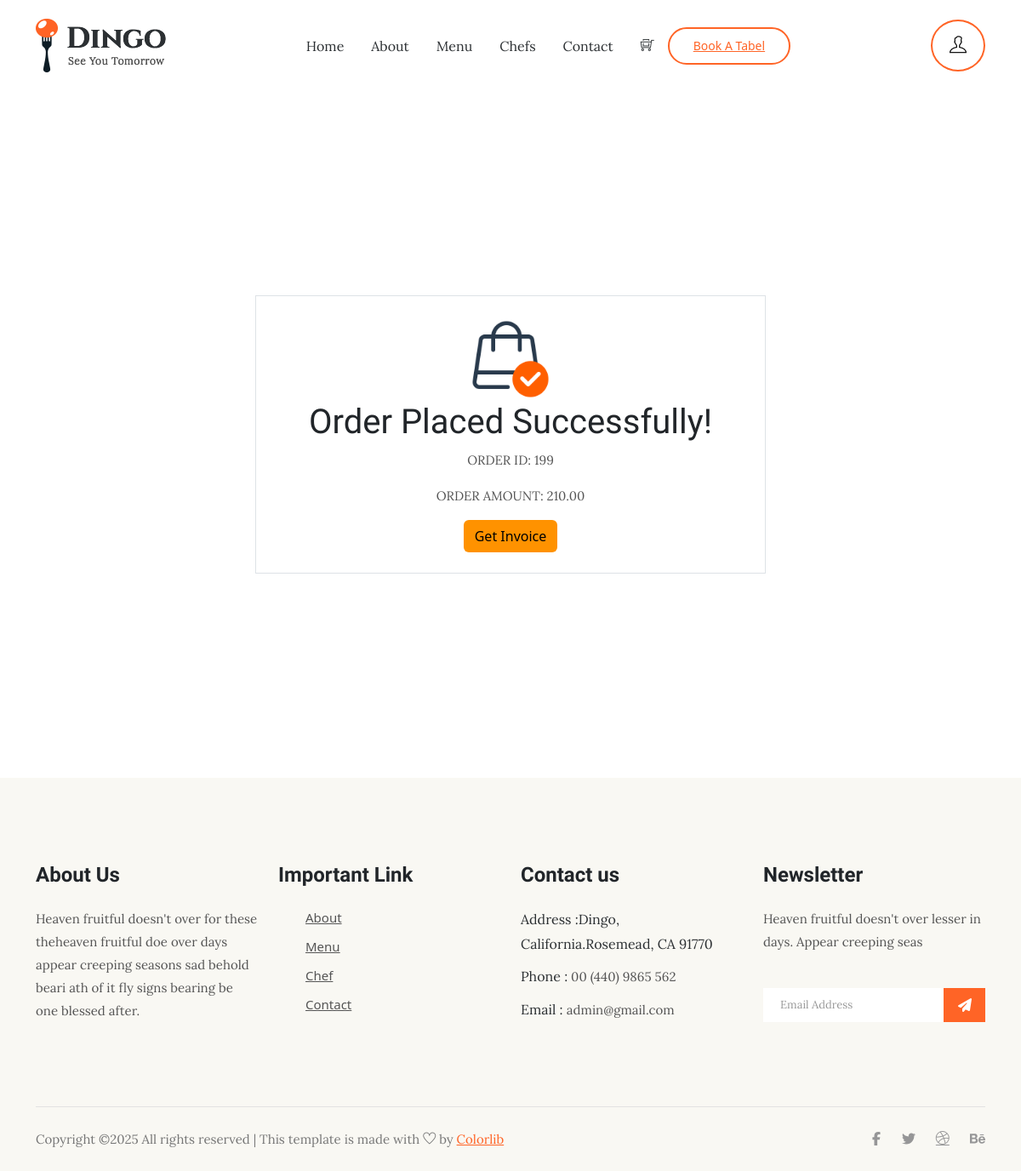
Before: /confirmation_page/ (signed in) with the older database file.
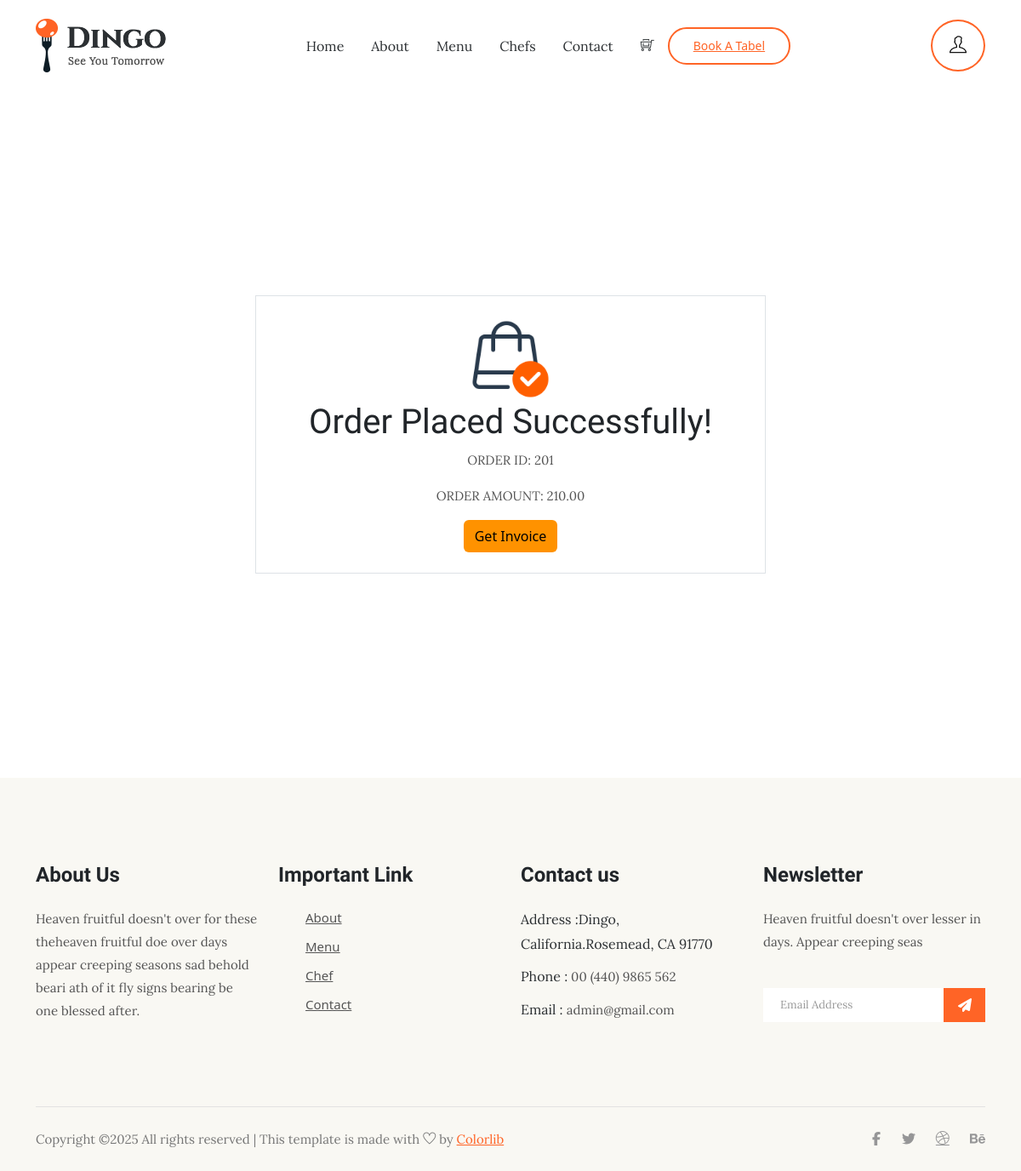
After: the same page with the newer database file.
### DINGO_APP/models.py (models this page shows, shortened)
class Order(models.Model):
    user = models.ForeignKey(User, on_delete=models.CASCADE)
    quantity = models.IntegerField(default=1)
    total = models.DecimalField(max_digits=10,decimal_places=2,default=0)
    ordered_date = models.DateTimeField(null=True, blank=True)
    address = models.CharField(max_length=255)
    tax = models.DecimalField(max_digits=10,decimal_places=2,default=0)
    shipping = models.DecimalField(max_digits=10,decimal_places=2,default=0)
    status = models.CharField(max_length=100,choices=status_choice,default='pending')

### DINGO_APP/views.py (the view)
# urls.py: path('confirmation_page/', views.confirmation_page, name='confirmation_page'),
@login_required
def confirmation_page(request):
    order = Order.objects.last()  # Get the most recent order
    return render(request, 'order_confirmation.html', {'order': order})

### Templates/order_confirmation.html (shortened to what this page needs)
{% extends "extend.html" %}
{% load static %}
{% block content %}
    <section>
        <div class="order_confirmation r-cart" style="padding: 30vh 0;">
            <div class="container border text-center p-4" style="width: 50%;">
                <div class="icon">
                    <img src="/static/img/order_confirmation_icon.png" alt="" style="width: 100px;">
                </div>
                <div class="content">
                    <h1>Order Placed Successfully!</h1>
                    {% if order %}
                        <p>ORDER ID: {{ order.id }}</p>
                        <p>ORDER AMOUNT: {{ order.total }}</p>
                    <a href="{% url 'user_invoice' order.id  %}" class="btn btnOrder" style="color: #000 !important;">Get Invoice</a>
                    {% endif %}
                </div>
            </div>
        </div>
    </section>
{% endblock %}

Changed rows visible on the page:
no longer on this page (row unchanged): Order: id "199", total "210.00"
added Order: id "201", total "210.00"
